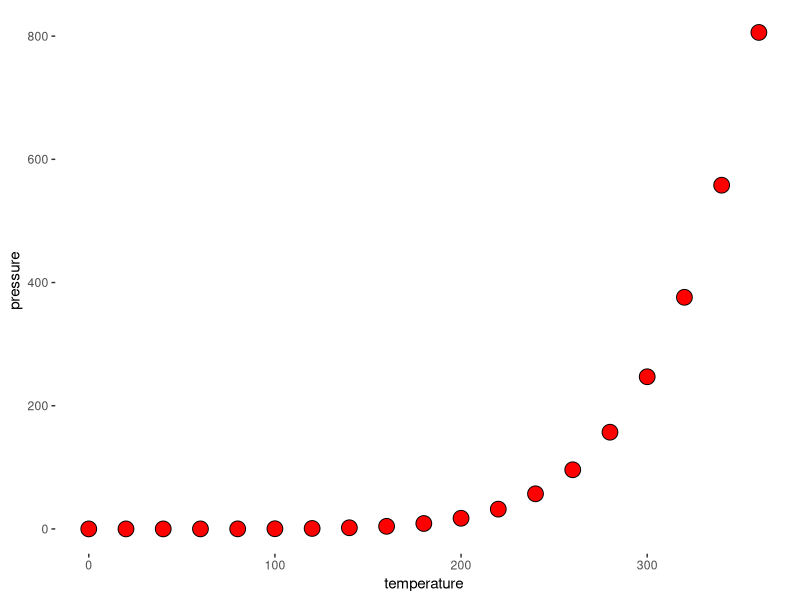

Write R code to recreate this figure.
## ---- chunk 1
knitr::opts_chunk$set(echo = TRUE)
library(tidyverse)
## ---- chunk 2
head(pressure)
## ---- chunk 3
p <- ggplot(data=pressure,aes(x=temperature,y=pressure))
p + geom_point(shape=21,color="black",fill="red",size=5) +
  theme(panel.background = element_blank())
